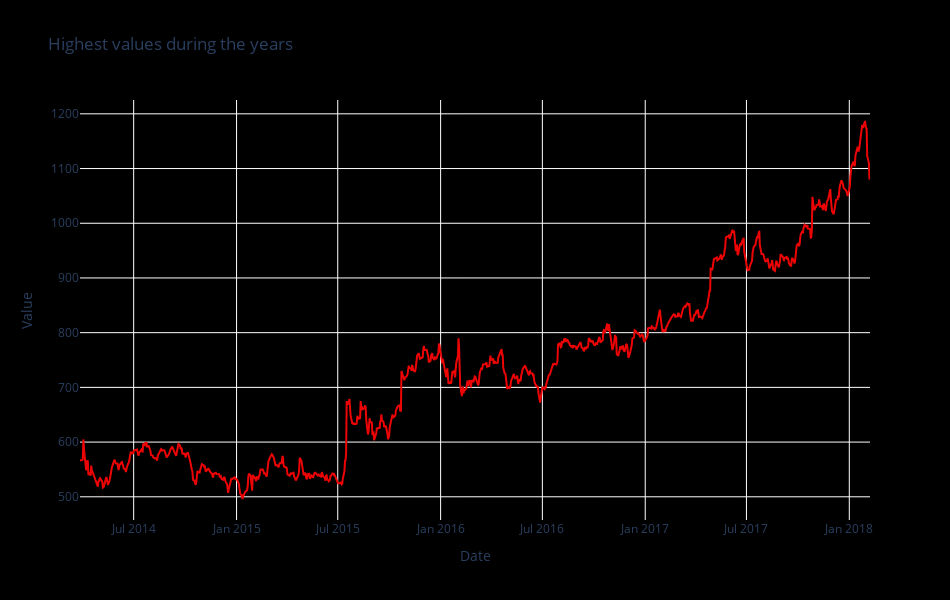

Notebook cell for this chart:
### Markdown cell above
# Highest values during the years

### Code cell
fig = go.Figure(
    layout = go.Layout(
        title = 'Highest values during the years',
        xaxis = dict(title = 'Date'),
        yaxis = dict(title = 'Value'),
        showlegend = False,
        paper_bgcolor = 'black',
        plot_bgcolor = 'black',
        width = 950,
        height = 600
    )
)

fig.add_trace(go.Scatter(x = df_g['date'], y = df_g['high'], mode = 'lines', name = 'High', line = dict(color = '#ed0505')))

fig.show()

### Figure 1 — Plotly figure (JSON) as saved in the notebook; plotly's stock layout.template omitted (floating-point values rounded to 4 significant figures; data arrays with more than 128 entries replaced by an {"elided": "..."} marker saying what was removed)
{"data": [{"line": {"color": "#ed0505"}, "mode": "lines", "name": "High", "type": "scatter", "x": {"elided": "975 str values"}, "y": {"elided": "975 float values"}}], "layout": {"height": 600, "paper_bgcolor": "black", "plot_bgcolor": "black", "showlegend": false, "title": {"text": "Highest values during the years"}, "width": 950, "xaxis": {"title": {"text": "Date"}}, "yaxis": {"title": {"text": "Value"}}}}
